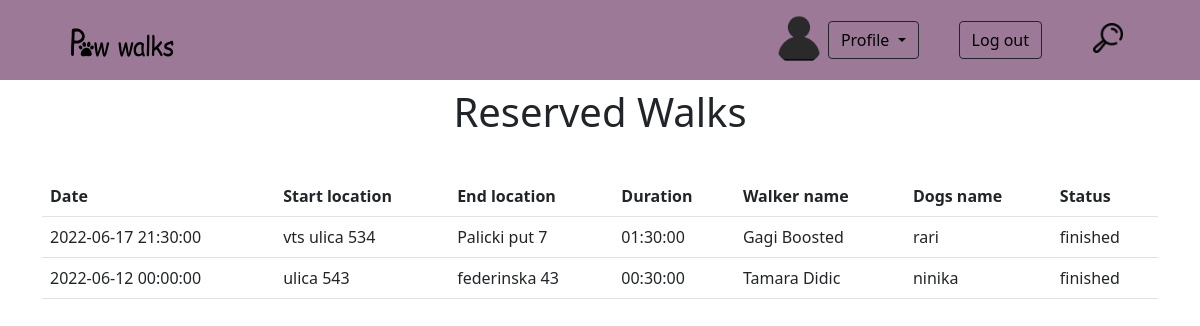
The page /customer_dashboard/reservedWalks.php (signed in) on the database its author committed.
### tables this page shows
CREATE TABLE `walk` (
  `id` int(10) UNSIGNED NOT NULL,
  `walk_date` datetime NOT NULL,
  `start_location` varchar(255) NOT NULL,
  `end_location` varchar(255) NOT NULL,
  `description` text DEFAULT NULL,
  `duration` time NOT NULL,
  `path` text DEFAULT NULL,
  `status` enum('pending','confirmed','declined','in progress','finished') DEFAULT NULL,
  `code` char(6) DEFAULT NULL,
  `rate` int(11) DEFAULT NULL,
  `customer_id` int(10) UNSIGNED NOT NULL,
  `walker_id` int(10) UNSIGNED NOT NULL
);

CREATE TABLE `user` (
  `id` int(10) UNSIGNED NOT NULL,
  `role` enum('admin','customer','walker') NOT NULL,
  `first_name` varchar(20) NOT NULL,
  `last_name` varchar(20) NOT NULL,
  `email` varchar(255) NOT NULL,
  `password` varchar(255) NOT NULL,
  `forgot_password_code` varchar(10) DEFAULT NULL,
  `phone_number` varchar(30) NOT NULL,
  `address_id` int(10) UNSIGNED NOT NULL,
  `picture` varchar(255) DEFAULT NULL,
  `is_verified` tinyint(1) NOT NULL DEFAULT 0,
  `verification_code` char(6) DEFAULT NULL,
  `created_at` datetime NOT NULL,
  `updated_at` datetime NOT NULL,
  `registration_expires` datetime DEFAULT NULL
);

CREATE TABLE `dog` (
  `id` int(10) UNSIGNED NOT NULL,
  `dog_name` varchar(40) NOT NULL,
  `gender` enum('m','f') NOT NULL,
  `age` tinyint(4) NOT NULL,
  `notes` text DEFAULT NULL,
  `breed_id` int(10) UNSIGNED NOT NULL,
  `owner_id` int(10) UNSIGNED NOT NULL
);

### customer_dashboard/reservedWalks.php (the view, shortened to what this page needs)
<!DOCTYPE html>
<html lang="en">
<head>
    <link href="https://cdn.jsdelivr.net/npm/bootstrap@5.1.3/dist/css/bootstrap.min.css" rel="stylesheet">
    <link rel="stylesheet" href="../css/homeStyle.css">
    <link rel="stylesheet" href="../css/scrollbar.css">
</head>
<body>
<?php
include_once '../page_parts/header.php';
$sqlRes = "SELECT w.id, w.walker_id, w.customer_id, w.walk_date, w.start_location, w.end_location, w.duration, w.status, wd.walk_id, wd.dog_id, d.id, d.dog_name, u.id, u.first_name, u.last_name
            FROM walk w
               INNER JOIN walk_dogs wd ON w.id = wd.walk_id
               INNER JOIN dog d ON wd.dog_id = d.id
                INNER JOIN user u ON w.walker_id = u.id
               WHERE w.customer_id = ".$_SESSION['id'];
try{
    $conn = new PDO("mysql:host=" . HOST . ";dbname=" . DB, USER, PASS);
    $stmtRes=$conn->prepare($sqlRes);
    $stmtRes->execute();
    $reservationData = $stmtRes->fetchAll(PDO::FETCH_ASSOC);
}
catch (Exception $ex){
    echo($ex -> getMessage());
}
?>
<div class="d-flex justify-content-center p-2">
    <h1>Reserved Walks</h1>
</div>
<div class="container mt-4">
<table class="table">
    <tr>
        <th scope="col">Date</th>
        <th scope="col">Start location</th>
        <th scope="col">End location</th>
        <th scope="col">Duration</th>
        <th scope="col">Walker name</th>
        <th scope="col">Dogs name</th>
        <th scope="col">Status</th>
    </tr>
    <?php
    foreach ($reservationData as $walk){
        ?>
        <tr>
            <td><?php echo $walk['walk_date']; ?></td>
            <td><?php echo $walk['start_location']; ?></td>
            <td><?php echo $walk['end_location']; ?></td>
            <td><?php echo $walk['duration']; ?></td>
            <td><?php echo $walk['first_name']. " " .$walk['last_name']; ?></td>
            <td><?php echo $walk['dog_name']; ?></td>
            <td><?php echo $walk['status']; ?></td>
        </tr>
    <?php
    }
    ?>
</table>
</div>
</body>
</html>

### rows shown on the page
walk: walk_date "2022-06-17 21:30:00", start_location "vts ulica 534", end_location "Palicki put 7", duration "01:30:00", walker.first_name "Gagi", walker.last_name "Boosted", dog.dog_name "rari", status "finished"
walk: walk_date "2022-06-12 00:00:00", start_location "ulica 543", end_location "federinska 43", duration "00:30:00", walker.first_name "Tamara", walker.last_name "Didic", dog.dog_name "ninika", status "finished"
